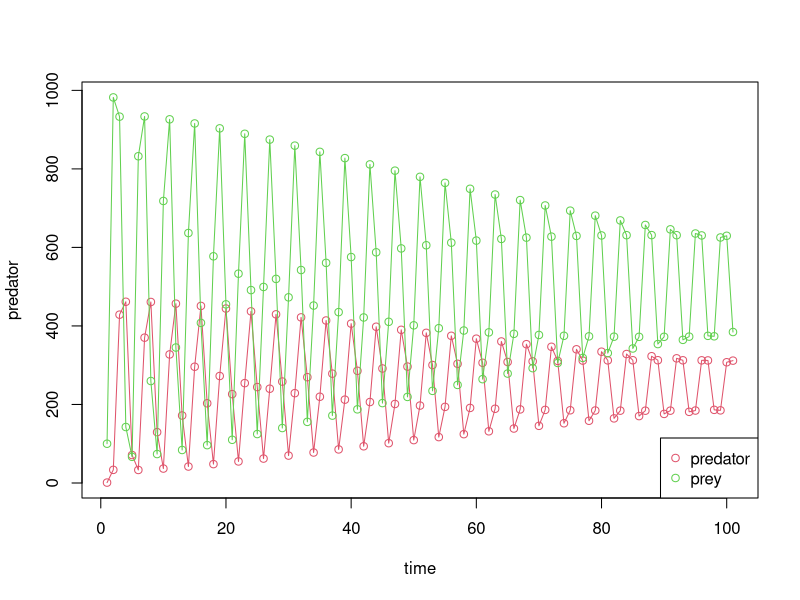

The R script that drew this image:
##predator can be partial or complete
predator_prey <- function(inits,theta,rs,SSp,nstep,partial=T){
	predator <- inits[1]
	prey <- inits[2]
	for(t in 1:nstep){
		##predator has to be complete redistribution
		dpredator <- rs[1]*predator[t]*(1-theta*(rs[1]+1)/rs[1]*predator[t]/prey[t])/(1+(rs[1]+1)*theta*predator[t]/prey[t])
		predator[t+1] <- predator[t]+ dpredator
		##but prey can be both
		if(partial){
			prey[t+1] <- prey[t]+ prey[t]*rs[2]*(1-prey[t]/SSp)/(1+(rs[2]-1)*prey[t]/SSp) - predator[t] * theta 
		}else{
			prey[t+1] <- prey[t]+ prey[t]*rs[2]*(1-prey[t]/SSp)/(1+rs[2]*prey[t]/SSp) - predator[t] * theta 
		}	
	}
	time <- 1: (nstep+1)
	plot(predator~time,col=2,ylim=range(c(predator,prey)))
	lines(time,predator,col=2)
	lines(time,prey,col=3)
	points(time,prey,col=3)
	legend("bottomright",c("predator","prey"),col=2:3,pch=1)
	list(predator= predator,prey = prey)
}

inits <- c(1,100)
theta <- 2
rs <- c(100,500)
SSp <- 1000
nstep <- 100
predator_prey(inits,theta,rs,SSp,nstep,partial=T)